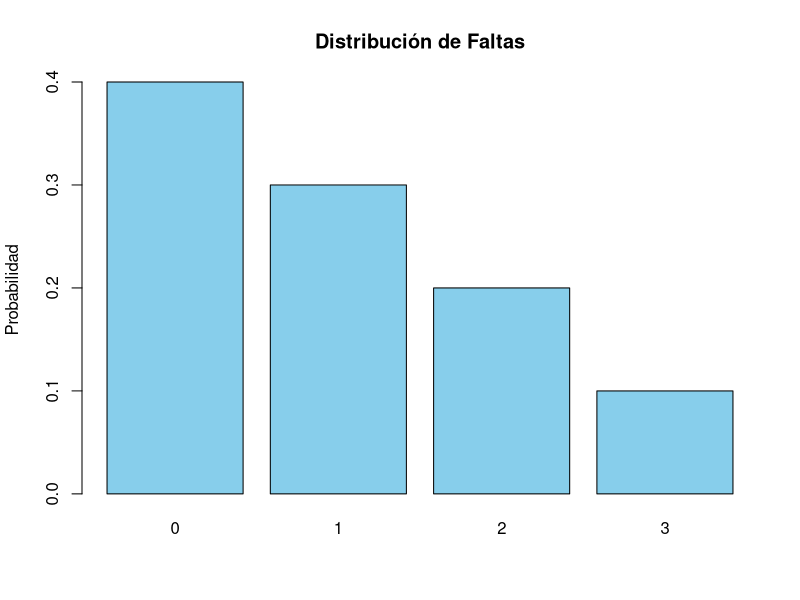

This figure's R source:
fallas = 0:3
prob = c(0.4, 0.3, 0.2, 0.1)
df = data.frame(fallas, prob)
df
barplot(df$prob, names.arg = df$fallas,
        col = "skyblue", 
        main = "Distribución de Faltas", 
        ylab ="Probabilidad")

# Media (valor esparado)
media = sum(df$fallas * df$prob)
media

# Varianza
varianza = sum((df$fallas - media) ^2 * df$prob)
varianza

# Desviación estándar
desv = sqrt(varianza)
desv

